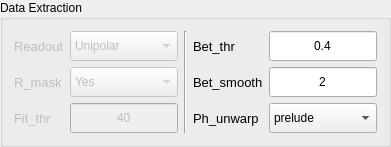
             <widget class="QGroupBox" name="groupBox_6">
              <property name="styleSheet">
               <string notr="true"/>
              </property>
              <property name="title">
               <string>Data Extraction</string>
              </property>
              <layout class="QHBoxLayout" name="horizontalLayout_8">
               <item>
                <layout class="QFormLayout" name="formLayout_11">
                 <item row="0" column="0">
                  <widget class="QLabel" name="label_33">
                   <property name="enabled">
                    <bool>false</bool>
                   </property>
                   <property name="minimumSize">
                    <size>
                     <width>0</width>
                     <height>30</height>
                    </size>
                   </property>
                   <property name="font">
                    <font>
                     <family>Microsoft JhengHei UI</family>
                     <pointsize>10</pointsize>
                     <weight>50</weight>
                     <bold>false</bold>
                    </font>
                   </property>
                   <property name="layoutDirection">
                    <enum>Qt::LeftToRight</enum>
                   </property>
                   <property name="styleSheet">
                    <string notr="true"/>
                   </property>
                   <property name="text">
                    <string>Readout</string>
                   </property>
                  </widget>
                 </item>
                 <item row="0" column="1">
                  <widget class="QComboBox" name="ReadOut_cbox_3">
                   <property name="enabled">
                    <bool>false</bool>
                   </property>
                   <property name="minimumSize">
                    <size>
                     <width>0</width>
                     <height>30</height>
                    </size>
                   </property>
                   <property name="toolTip">
                    <string>multi-echo 'unipolar' or 'bipolar'  : 'unipolar'</string>
                   </property>
                   <property name="layoutDirection">
                    <enum>Qt::LeftToRight</enum>
                   </property>
                   <item>
                    <property name="text">
                     <string>Unipolar</string>
                    </property>
                   </item>
                  </widget>
                 </item>
                 <item row="1" column="0">
                  <widget class="QLabel" name="label_34">
                   <property name="enabled">
                    <bool>false</bool>
                   </property>
                   <property name="minimumSize">
                    <size>
                     <width>0</width>
                     <height>30</height>
                    </size>
                   </property>
                   <property name="font">
                    <font>
                     <family>Microsoft JhengHei UI</family>
                     <pointsize>10</pointsize>
                     <weight>50</weight>
                     <bold>false</bold>
                    </font>
                   </property>
                   <property name="layoutDirection">
                    <enum>Qt::LeftToRight</enum>
                   </property>
                   <property name="styleSheet">
                    <string notr="true"/>
                   </property>
                   <property name="text">
                    <string>R_mask</string>
                   </property>
                  </widget>
                 </item>
                 <item row="1" column="1">
                  <widget class="QComboBox" name="RMask_cbox_3">
                   <property name="enabled">
                    <bool>false</bool>
                   </property>
                   <property name="minimumSize">
                    <size>
                     <width>0</width>
                     <height>30</height>
                    </size>
                   </property>
                   <property name="toolTip">
                    <string>whether to enable the extra masking  : yes</string>
                   </property>
                   <property name="layoutDirection">
                    <enum>Qt::LeftToRight</enum>
                   </property>
                   <item>
                    <property name="text">
                     <string>Yes</string>
                    </property>
                   </item>
                   <item>
                    <property name="text">
                     <string>No</string>
                    </property>
                   </item>
                  </widget>
                 </item>
                 <item row="2" column="0">
                  <widget class="QLabel" name="label_35">
                   <property name="enabled">
                    <bool>false</bool>
                   </property>
                   <property name="minimumSize">
                    <size>
                     <width>0</width>
                     <height>30</height>
                    </size>
                   </property>
                   <property name="font">
                    <font>
                     <family>Microsoft JhengHei UI</family>
                     <pointsize>10</pointsize>
                     <weight>50</weight>
                     <bold>false</bold>
                    </font>
                   </property>
                   <property name="layoutDirection">
                    <enum>Qt::LeftToRight</enum>
                   </property>
                   <property name="styleSheet">
                    <string notr="true"/>
                   </property>
                   <property name="text">
                    <string>Fit_thr</string>
                   </property>
                  </widget>
                 </item>
                 <item row="2" column="1">
                  <widget class="QLineEdit" name="FitThr_ledit_3">
                   <property name="enabled">
                    <bool>false</bool>
                   </property>
                   <property name="minimumSize">
                    <size>
                     <width>0</width>
                     <height>30</height>
                    </size>
                   </property>
                   <property name="toolTip">
                    <string> multi-echo 'unipolar' or 'extra filtering based on the fit residual : 40</string>
                   </property>
                   <property name="text">
                    <string>40</string>
                   </property>
                   <property name="alignment">
                    <set>Qt::AlignCenter</set>
                   </property>
                  </widget>
                 </item>
                </layout>
               </item>
               <item>
                <widget class="Line" name="line_6">
                 <property name="orientation">
                  <enum>Qt::Vertical</enum>
                 </property>
                </widget>
               </item>
               <item>
                <layout class="QFormLayout" name="formLayout_12">
                 <item row="0" column="0">
                  <widget class="QLabel" name="label_36">
                   <property name="minimumSize">
                    <size>
                     <width>0</width>
                     <height>30</height>
                    </size>
                   </property>
                   <property name="font">
                    <font>
                     <family>Microsoft JhengHei UI</family>
                     <pointsize>10</pointsize>
                     <weight>50</weight>
                     <bold>false</bold>
                    </font>
                   </property>
                   <property name="toolTip">
                    <string>&lt;html&gt;&lt;head/&gt;&lt;body&gt;&lt;p&gt;threshold for BET brain mask, default: 0.4&lt;/p&gt;&lt;/body&gt;&lt;/html&gt;</string>
                   </property>
                   <property name="layoutDirection">
                    <enum>Qt::LeftToRight</enum>
                   </property>
                   <property name="styleSheet">
                    <string notr="true"/>
                   </property>
                   <property name="text">
                    <string>Bet_thr</string>
                   </property>
                  </widget>
                 </item>
                 <item row="0" column="1">
                  <widget class="QLineEdit" name="BetThr_ledit_3">
                   <property name="minimumSize">
                    <size>
                     <width>0</width>
                     <height>30</height>
                    </size>
                   </property>
                   <property name="toolTip">
                    <string>threshold for BET brain mask : 0.4</string>
                   </property>
                   <property name="text">
                    <string>0.4</string>
                   </property>
                   <property name="alignment">
                    <set>Qt::AlignCenter</set>
                   </property>
                  </widget>
                 </item>
                 <item row="1" column="0">
                  <widget class="QLabel" name="label_37">
                   <property name="minimumSize">
                    <size>
                     <width>0</width>
                     <height>30</height>
                    </size>
                   </property>
                   <property name="font">
                    <font>
                     <family>Microsoft JhengHei UI</family>
                     <pointsize>10</pointsize>
                     <weight>50</weight>
                     <bold>false</bold>
                    </font>
                   </property>
                   <property name="layoutDirection">
                    <enum>Qt::LeftToRight</enum>
                   </property>
                   <property name="styleSheet">
                    <string notr="true"/>
                   </property>
                   <property name="text">
                    <string>Bet_smooth</string>
                   </property>
                  </widget>
                 </item>
                 <item row="1" column="1">
                  <widget class="QLineEdit" name="BetSmooth_ledit_3">
                   <property name="minimumSize">
                    <size>
                     <width>0</width>
                     <height>30</height>
                    </size>
                   </property>
                   <property name="toolTip">
                    <string>smoothness of BET brain mask at edges  : 2</string>
                   </property>
                   <property name="text">
                    <string>2</string>
                   </property>
                   <property name="alignment">
                    <set>Qt::AlignCenter</set>
                   </property>
                  </widget>
                 </item>
                 <item row="2" column="0">
                  <widget class="QLabel" name="label_38">
                   <property name="minimumSize">
                    <size>
                     <width>0</width>
                     <height>30</height>
                    </size>
                   </property>
                   <property name="font">
                    <font>
                     <family>Microsoft JhengHei UI</family>
                     <pointsize>10</pointsize>
                     <weight>50</weight>
                     <bold>false</bold>
                    </font>
                   </property>
                   <property name="layoutDirection">
                    <enum>Qt::LeftToRight</enum>
                   </property>
                   <property name="styleSheet">
                    <string notr="true"/>
                   </property>
                   <property name="text">
                    <string>Ph_unwarp</string>
                   </property>
                  </widget>
                 </item>
                 <item row="2" column="1">
                  <widget class="QComboBox" name="PhUnwarp_cbox_3">
                   <property name="minimumSize">
                    <size>
                     <width>0</width>
                     <height>30</height>
                    </size>
                   </property>
                   <property name="toolTip">
                    <string>'prelude' or 'bestpath'  : 'prelude'</string>
                   </property>
                   <property name="layoutDirection">
                    <enum>Qt::LeftToRight</enum>
                   </property>
                   <item>
                    <property name="text">
                     <string>prelude</string>
                    </property>
                   </item>
                   <item>
                    <property name="text">
                     <string>bestpath</string>
                    </property>
                   </item>
                  </widget>
                 </item>
                </layout>
               </item>
              </layout>
             </widget>
